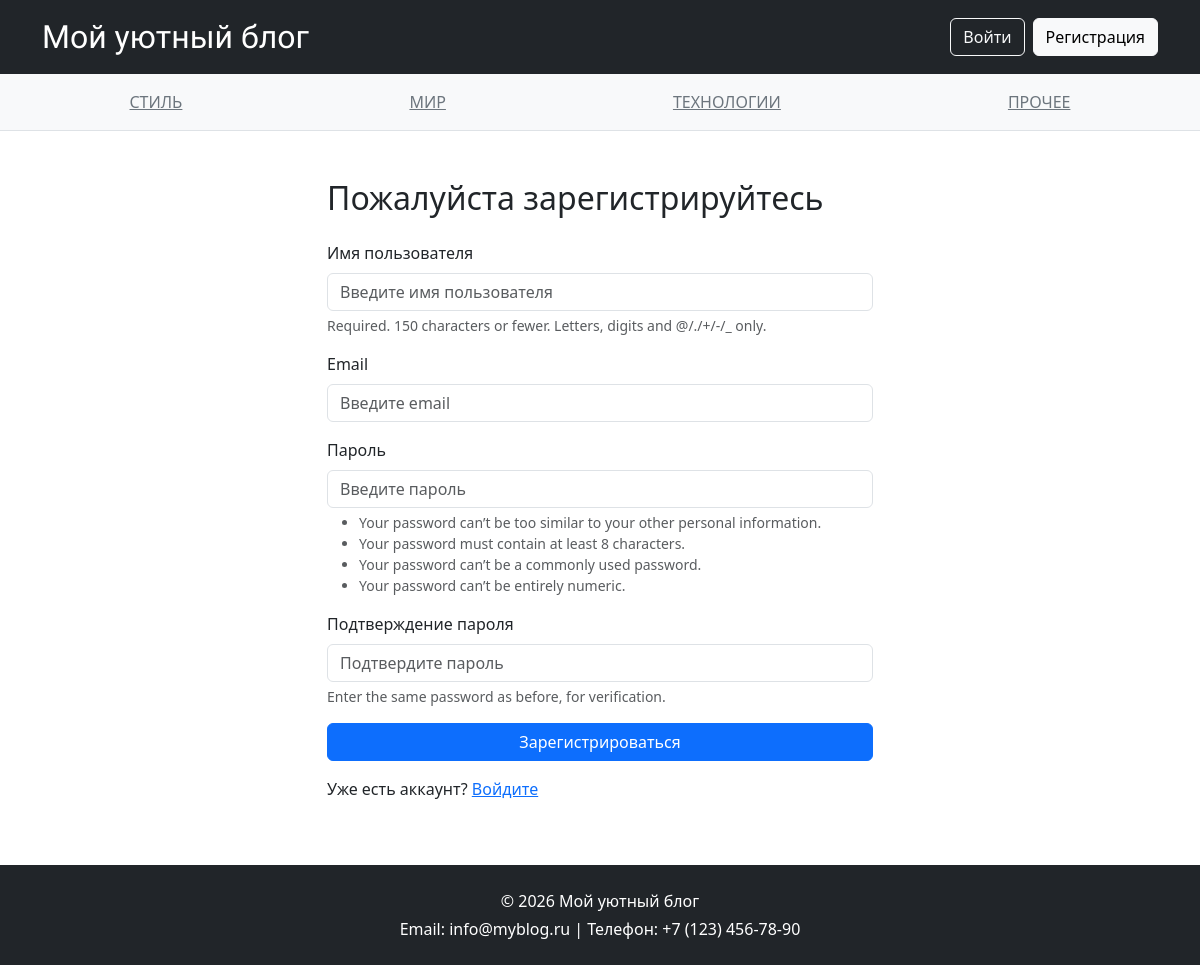
The page /users/register/ on the database its author committed.
### homepage/models.py (models this page shows, shortened)
class Category(models.Model):
    name = models.CharField(max_length=50, unique=True, verbose_name='Название')
    slug = models.SlugField(max_length=50, unique=True, verbose_name='URL')  # для удобных ссылок
    order = models.PositiveIntegerField(default=0, verbose_name='Порядок')   # для сортировки в сайдбаре
    class Meta:
        verbose_name = 'Категория'
        verbose_name_plural = 'Категории'
        ordering = ['order', 'name']  # сортировка по полю order, затем по имени

### users/views.py (the view)
# urls.py: path('register/', views.register, name='register'),
def register(request):
    if request.method == 'POST':
        form = RegisterForm(request.POST)
        if form.is_valid():
            user = form.save()  # сохраняем пользователя в БД
            login(request, user)
            messages.success(
                request, 'Вы успешно зарегистрировались и вошли в систему.')
            return redirect('homepage')  # перенаправляем на главную
    else:
        form = RegisterForm()
    return render(request, 'users/register.html', {'form': form})

### users/forms.py
class RegisterForm(UserCreationForm):
    email = forms.EmailField(required=True, label='Email')
    class Meta:
        model = User
        fields = ['username', 'email', 'password1', 'password2']

### homepage/context_processors.py (called while the page is built)
def categories(request):
    return {
        'categories': Category.objects.all()
    }

### users/templates/users/register.html (shortened to what this page needs)
{% extends 'base.html' %}
{% block content %}
<div class="row justify-content-center">
  <div class="col-md-6">
    <h2 class="mb-4">Пожалуйста зарегистрируйтесь</h2>
    <form method="post">
      <div class="mb-3">
        <label for="{{ form.username.id_for_label }}" class="form-label">Имя пользователя</label>
        <input type="text"
               name="{{ form.username.name }}"
               id="{{ form.username.id_for_label }}"
               class="form-control {% if form.username.errors %}is-invalid{% endif %}"
               value="{{ form.username.value|default:'' }}"
               placeholder="Введите имя пользователя">
        {% if form.username.help_text %}
          <div class="form-text text-muted">{{ form.username.help_text }}</div>
        {% endif %}
      </div>
      <div class="mb-3">
        <label for="{{ form.email.id_for_label }}" class="form-label">Email</label>
        <input type="email"
               name="{{ form.email.name }}"
               id="{{ form.email.id_for_label }}"
               class="form-control {% if form.email.errors %}is-invalid{% endif %}"
               value="{{ form.email.value|default:'' }}"
               placeholder="Введите email">
      </div>
      <div class="mb-3">
        <label for="{{ form.password1.id_for_label }}" class="form-label">Пароль</label>
        <input type="password"
               name="{{ form.password1.name }}"
               id="{{ form.password1.id_for_label }}"
               class="form-control {% if form.password1.errors %}is-invalid{% endif %}"
               placeholder="Введите пароль">
        {% if form.password1.help_text %}
          <div class="form-text text-muted">{{ form.password1.help_text }}</div>
        {% endif %}
      </div>
      <div class="mb-3">
        <label for="{{ form.password2.id_for_label }}" class="form-label">Подтверждение пароля</label>
        <input type="password"
               name="{{ form.password2.name }}"
               id="{{ form.password2.id_for_label }}"
               class="form-control {% if form.password2.errors %}is-invalid{% endif %}"
               placeholder="Подтвердите пароль">
        {% if form.password2.help_text %}
          <div class="form-text text-muted">{{ form.password2.help_text }}</div>
        {% endif %}
      </div>
      <button type="submit" class="btn btn-primary w-100">Зарегистрироваться</button>
      <p class="mt-3">Уже есть аккаунт? <a href="{% url 'login' %}">Войдите</a></p>
    </form>
  </div>
</div>
{% endblock %}

### templates/base.html (shortened to what this page needs)
<!DOCTYPE html>
<html lang="ru">
<head>
    <link href="https://cdn.jsdelivr.net/npm/bootstrap@5.3.3/dist/css/bootstrap.min.css" rel="stylesheet">
</head>
<body class="d-flex flex-column min-vh-100">
    <nav class="navbar navbar-dark bg-dark">
        <div class="container">
            <a class="navbar-brand" href="/">Мой уютный блог</a>
            <div class="d-flex">
                {% if user.is_authenticated %}
                    <span class="text-white me-3">Привет, {{ user.username }}!</span>
                    <a href="{% url 'logout' %}" class="btn btn-outline-light btn-sm">Выйти</a>
                {% else %}
                    <a href="{% url 'login' %}" class="btn btn-outline-light me-2">Войти</a>
                    <a href="{% url 'register' %}" class="btn btn-light">Регистрация</a>
                {% endif %}
            </div>
        </div>
    </nav>
    <div class="bg-light border-bottom">
        <ul class="nav justify-content-around py-2 px-3">
            {% for category in categories %}
                <li class="nav-item">
                    <a class="nav-link category-link {% if request.resolver_match.kwargs.slug == category.slug %}active fw-bold{% endif %}"
                    href="{% url 'category_posts' category.slug %}">
                        {{ category.name }}
                    </a>
                </li>
            {% empty %}
                <li class="nav-item">Нет категорий</li>
            {% endfor %}
        </ul>
    </div>
    <main class="container my-5 flex-grow-1">
        <div class="row">
        <div class="col-12">
            {% block content %}
            {% endblock %}
        </div>
    </div>
    </main>
    <footer class="bg-dark text-white text-center py-4">
        <div class="container">
            <p class="mb-1">© 2026 Мой уютный блог</p>
            <p class="mb-0">Email: info@myblog.ru | Телефон: +7 (123) 456-78-90</p>
        </div>
    </footer>
</body>
</html>

### templates/base.html (style rules this page uses)
.navbar-brand { font-family: 'Great Vibes', cursive; font-size: 2rem; }
.category-link { color: #6c757d !important; text-decoration: underline !important; }

### rows shown on the page
Category: name "СТИЛЬ"
Category: name "МИР"
Category: name "ТЕХНОЛОГИИ"
Category: name "ПРОЧЕЕ"
